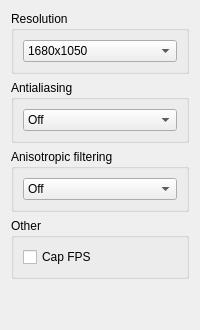
                    <widget class="QWidget" name="General">
                     <attribute name="title">
                      <string>General</string>
                     </attribute>
                     <layout class="QVBoxLayout" name="verticalLayout_2">
                      <item>
                       <widget class="QGroupBox" name="groupBox_8">
                        <property name="title">
                         <string>Resolution</string>
                        </property>
                        <property name="flat">
                         <bool>false</bool>
                        </property>
                        <layout class="QVBoxLayout" name="verticalLayout_32">
                         <item>
                          <widget class="QComboBox" name="comboBox_3">
                           <item>
                            <property name="text">
                             <string>1680x1050</string>
                            </property>
                           </item>
                           <item>
                            <property name="text">
                             <string>1920x1080</string>
                            </property>
                           </item>
                           <item>
                            <property name="text">
                             <string>Auto</string>
                            </property>
                           </item>
                          </widget>
                         </item>
                        </layout>
                       </widget>
                      </item>
                      <item>
                       <widget class="QGroupBox" name="groupBox_9">
                        <property name="title">
                         <string>Antialiasing</string>
                        </property>
                        <property name="flat">
                         <bool>false</bool>
                        </property>
                        <layout class="QVBoxLayout" name="verticalLayout_37">
                         <item>
                          <widget class="QComboBox" name="comboBox_12">
                           <item>
                            <property name="text">
                             <string>Off</string>
                            </property>
                           </item>
                           <item>
                            <property name="text">
                             <string>2x</string>
                            </property>
                           </item>
                           <item>
                            <property name="text">
                             <string>4x</string>
                            </property>
                           </item>
                          </widget>
                         </item>
                        </layout>
                       </widget>
                      </item>
                      <item>
                       <widget class="QGroupBox" name="groupBox_13">
                        <property name="title">
                         <string>Anisotropic filtering</string>
                        </property>
                        <property name="flat">
                         <bool>false</bool>
                        </property>
                        <layout class="QVBoxLayout" name="verticalLayout_38">
                         <item>
                          <widget class="QComboBox" name="comboBox_13">
                           <item>
                            <property name="text">
                             <string>Off</string>
                            </property>
                           </item>
                           <item>
                            <property name="text">
                             <string>2x</string>
                            </property>
                           </item>
                           <item>
                            <property name="text">
                             <string>4x</string>
                            </property>
                           </item>
                          </widget>
                         </item>
                        </layout>
                       </widget>
                      </item>
                      <item>
                       <widget class="QGroupBox" name="groupBox_12">
                        <property name="title">
                         <string>Other</string>
                        </property>
                        <property name="flat">
                         <bool>false</bool>
                        </property>
                        <layout class="QVBoxLayout" name="verticalLayout_39">
                         <item>
                          <widget class="QCheckBox" name="checkBox">
                           <property name="text">
                            <string>Cap FPS</string>
                           </property>
                          </widget>
                         </item>
                        </layout>
                       </widget>
                      </item>
                      <item>
                       <spacer name="verticalSpacer">
                        <property name="orientation">
                         <enum>Qt::Vertical</enum>
                        </property>
                        <property name="sizeHint" stdset="0">
                         <size>
                          <width>20</width>
                          <height>40</height>
                         </size>
                        </property>
                       </spacer>
                      </item>
                     </layout>
                    </widget>
